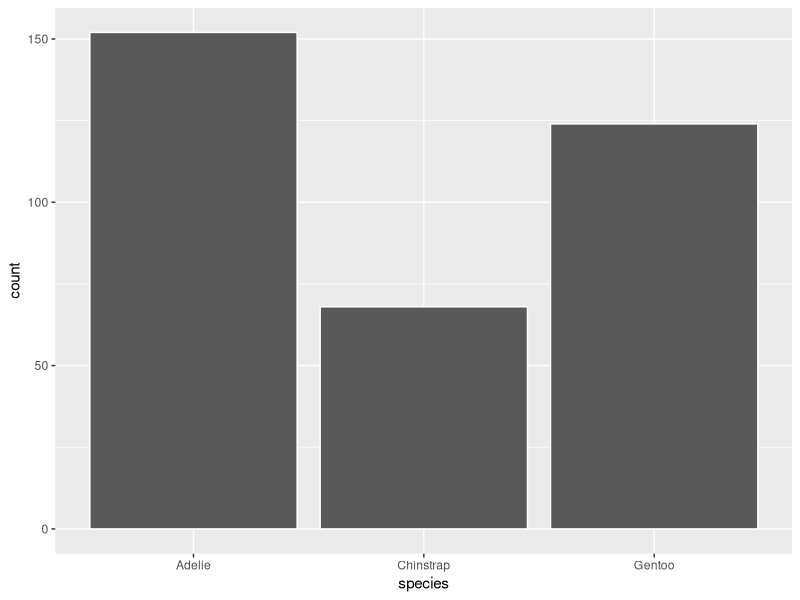
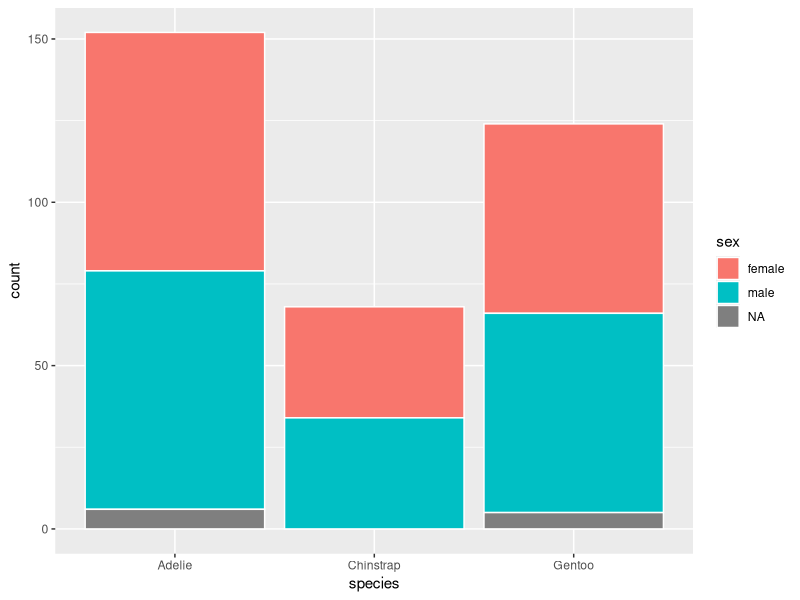
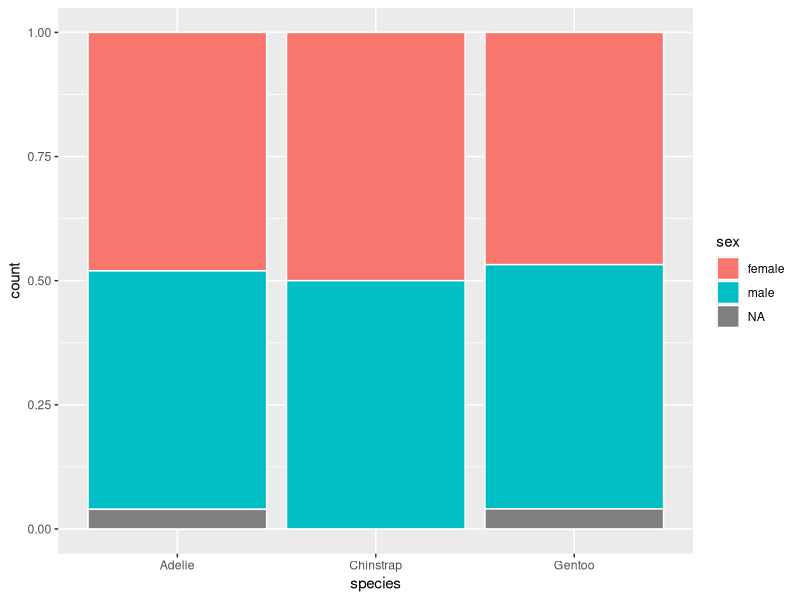
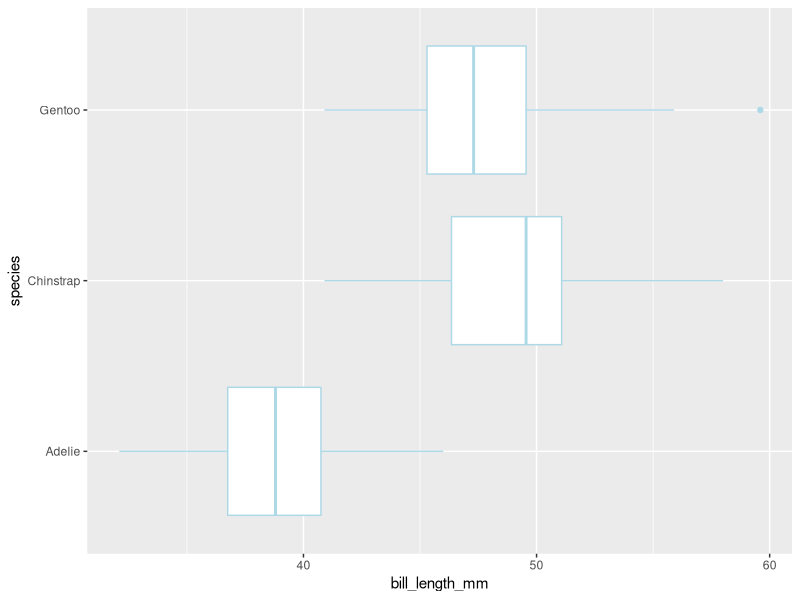
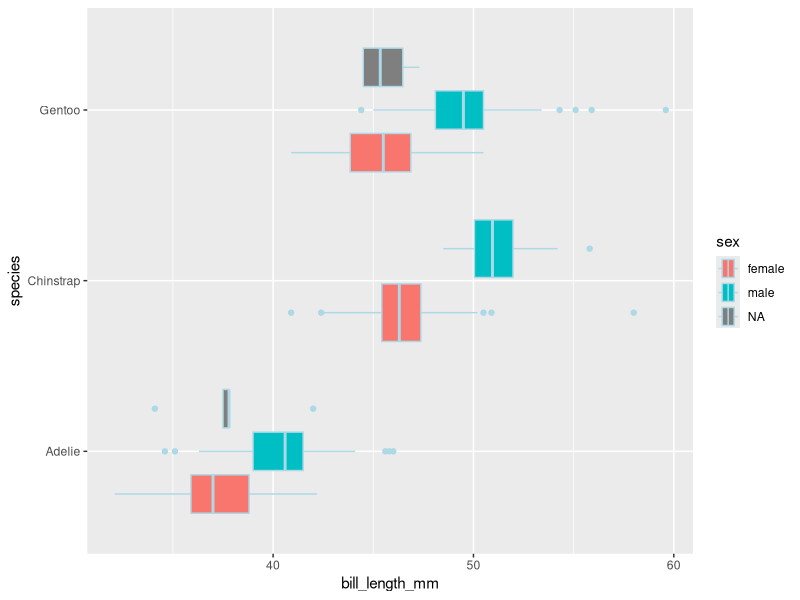
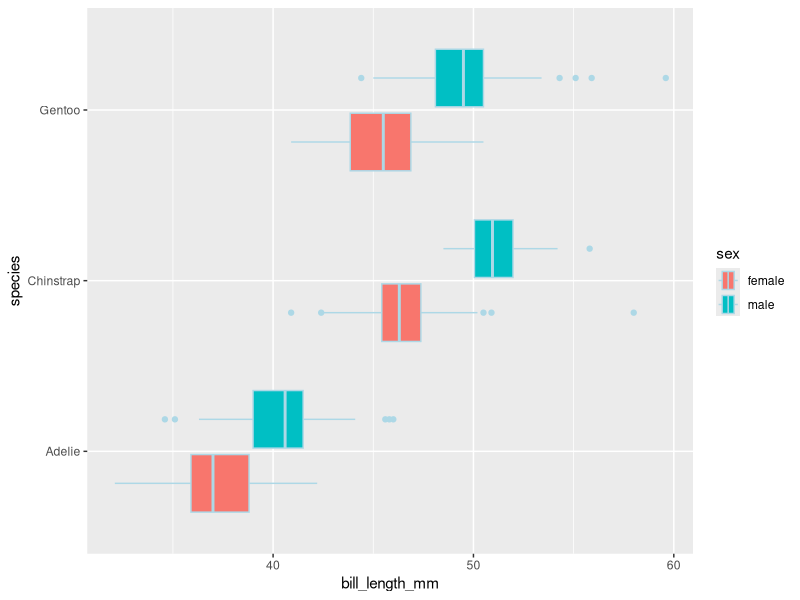
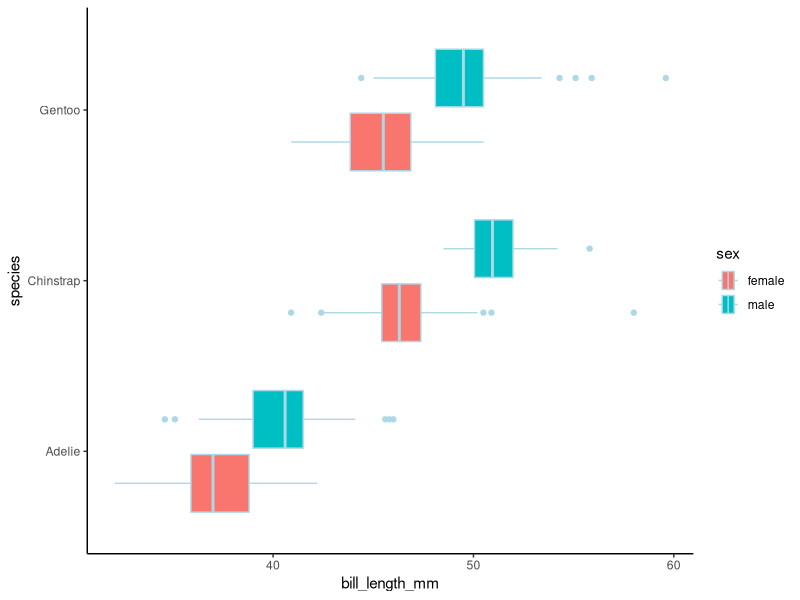
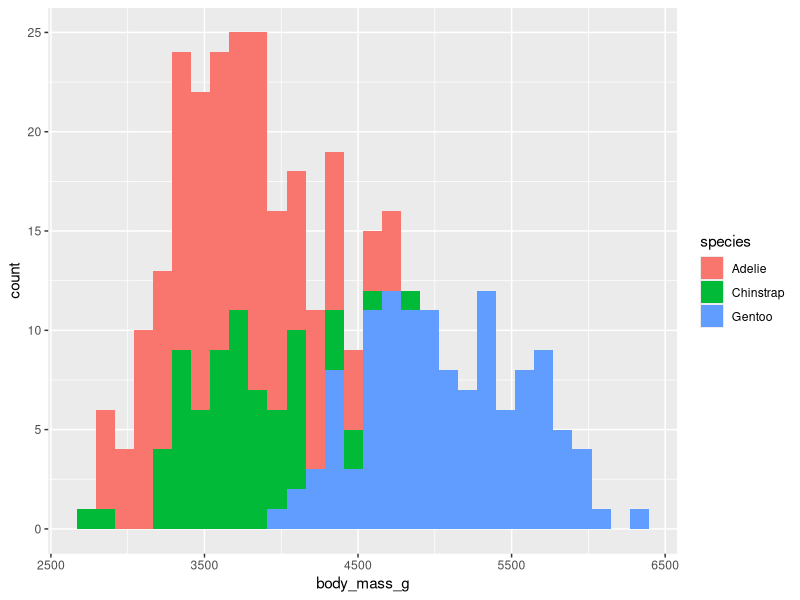

Write the R code that produced these figures, in order.
## ---- chunk 1
knitr::opts_chunk$set(echo = TRUE)
## ---- chunk 2
# Load required packages here - change options to remove messages

library(ggplot2)
library(palmerpenguins) # You may need to install this one first
library(dplyr) # Used for filter() funcion later
## ---- chunk 3
# Lots of ways to do this. Below are a few options.
head(penguins, n = 5)
str(penguins)
# ?penguins # This one is commented out so it doesn't open a pop up window
summary(penguins)
## ---- chunk 4
ggplot(penguins) +
  geom_bar(aes(x = species),
           color = "white")
## ---- chunk 5
ggplot(penguins) +
  geom_bar(aes(x = species,
               fill = sex),
           color = "white")
## ---- chunk 6
ggplot(penguins) +
  geom_bar(aes(x = species,
               fill = sex),
           color = "white",
           position = "fill")
## ---- chunk 7
ggplot(penguins) +
  geom_boxplot(aes(x = bill_length_mm,
                   y = species),
               color = "lightblue")
## ---- chunk 8
ggplot(penguins) +
  geom_boxplot(aes(x = bill_length_mm,
                   y = species,
                   fill = sex),
               color = "lightblue")
## ---- chunk 9
# Note: You need to load dplyr for the filter() funciton to work. I added this
#   at the top of my code with my other packages.

ggplot(filter(penguins, !is.na(sex))) +
  geom_boxplot(aes(x = bill_length_mm,
                   y = species,
                   fill = sex),
               color = "lightblue")
## ---- chunk 10
library(dplyr)
ggplot(filter(penguins, !is.na(sex))) +
  geom_boxplot(aes(x = bill_length_mm,
                   y = species,
                   fill = sex),
               color = "lightblue") +
  theme_classic()
## ---- chunk 11
ggplot(penguins) +
  geom_histogram(aes(x = body_mass_g, fill = species))
## ---- chunk 12
ggplot(penguins) +
  geom_histogram(aes(x = body_mass_g, fill = species)) +
  facet_wrap(vars(species)) +
  theme_bw()
## ---- chunk 13
ggplot(penguins) +
  geom_histogram(aes(x = body_mass_g, fill = species)) +
  facet_wrap(vars(species), ncol = 1) +
  theme_bw()
## ---- chunk 14
ggplot(penguins) +
  geom_histogram(aes(x = body_mass_g, fill = species)) +
  facet_grid(rows = vars(sex),
             cols = vars(species)) +
  theme_bw()
## ---- chunk 15
# Answers will vary from person to person
